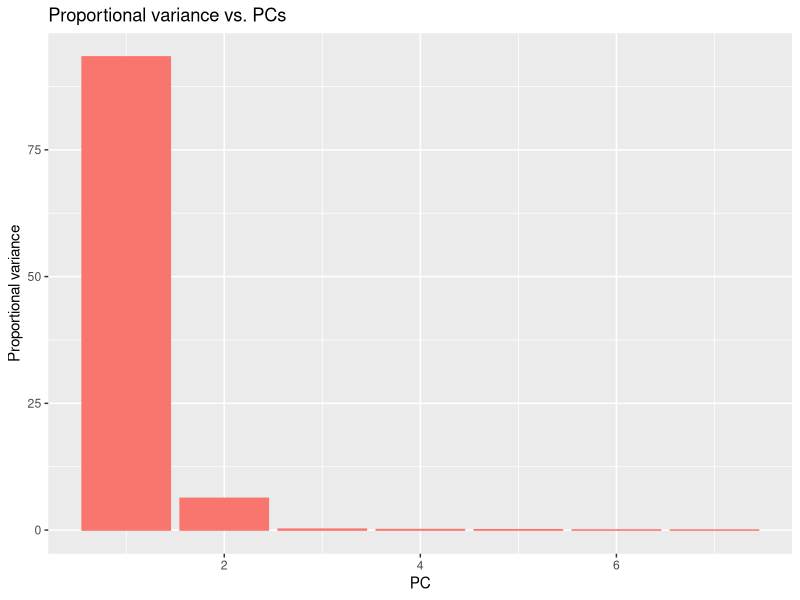
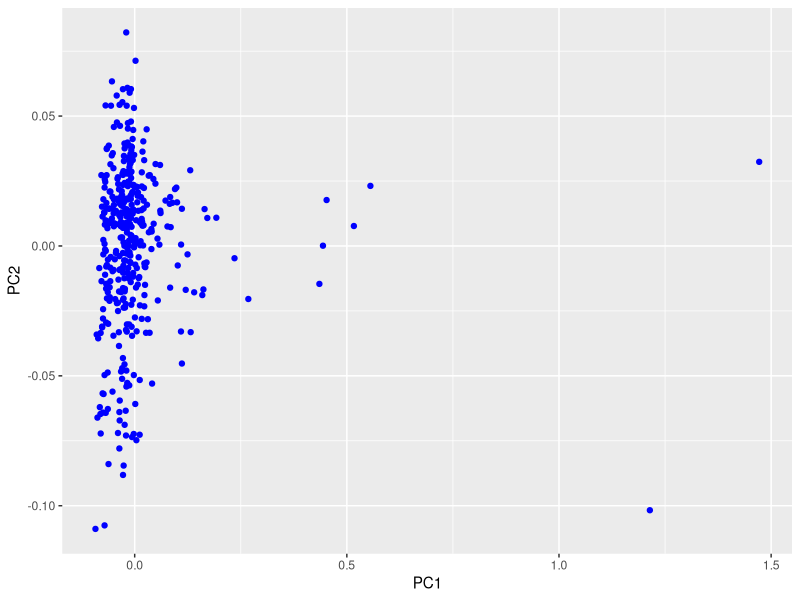
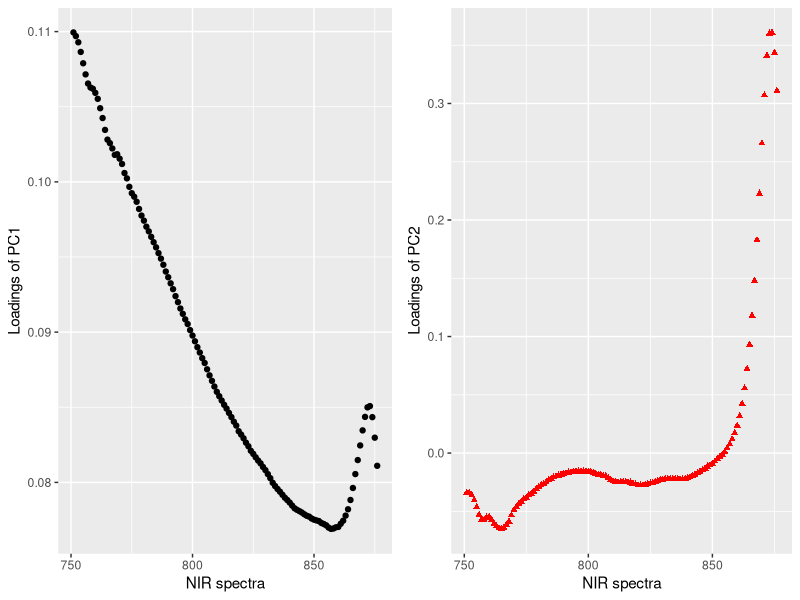
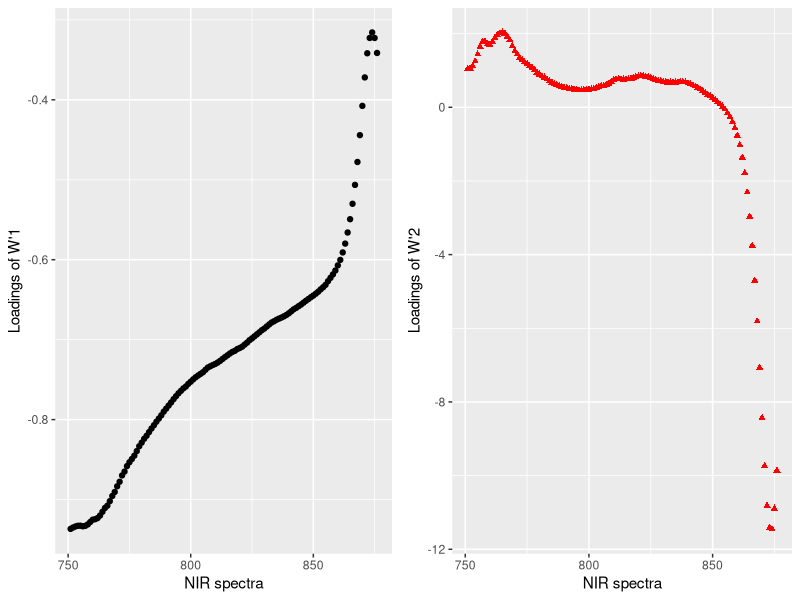
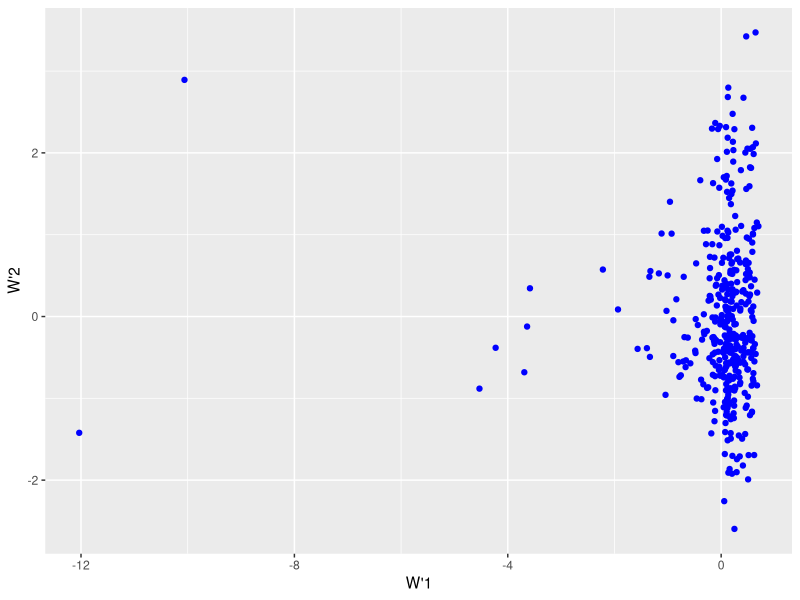

Recreate these plots in R, in order.
## ---- chunk 1
#-----------# 4: Principal components #-----------#

# Requirements (only for plotting)
require("gridExtra")
require("ggplot2")
require("MASS")

# Import data
OrigSpectra <- read.csv2("NIRSpectra.csv")
spectra <- OrigSpectra 
spectra$Viscosity = c() # Remove target so it does not get interpreted as a predictor
# Perform PCA
PCA=prcomp(spectra)
lambda=PCA$sdev^2
#screeplot(PCA, main = "Variance of PCA components in descending order") # presents variation itself, not proportional!
pr_var <- lambda/sum(lambda)*100
#sprintf("%2.3f",pr_var) # proportion of variation  
x = 1:7
var = pr_var[x]
DF <- data.frame(x, var) # Convert to data frame
ggplot(data=NULL) + geom_col(data = DF, aes(x=x, y=var, fill="red", colour = "red"))+labs(title="Proportional variance vs. PCs" ,x="PC", y="Proportional variance") +theme(legend.position="none")
PC1_PC2_var = sum((lambda/sum(lambda)*100)[1:2]) # -> 99.64 % of variation is contained in PC1 and PC2
## ---- chunk 2
# Plot in coordinates of PC1 and PC2
PC1 = PCA$x[,1]
PC2 = PCA$x[,2]
PCsubset = data.frame(PC1, PC2) # Data projected along PC components
ggplot(data= PCsubset, aes(x = PC1, y = PC2)) + geom_point(col = "blue")
## ---- chunk 3
# Trace plots
L1 = PCA$rotation[,1]
L2 = PCA$rotation[,2]
L <- data.frame(L1, L2)
p1 <- ggplot(data=L, aes(x=seq_along(L1)+750,y=L1))+geom_point(col = "black")+labs(x="NIR spectra", y="Loadings of PC1")
p2 <- ggplot(data=L, aes(x=seq_along(L2)+750,y=L2))+geom_point(col = "red", shape = "triangle")+labs(x="NIR spectra", y="Loadings of PC2")
grid.arrange(p1,p2,ncol = 2)
## ---- chunk 4
# Fast ICA.
require("fastICA")
set.seed(12345)
X = as.matrix(spectra)

ICA <- fastICA(X, n.comp = 2, fun = c("logcosh","exp"), alpha = 1.0, method = "R", row.norm = FALSE, maxit = 200, tol = 1e-04, verbose = FALSE, w.init = NULL)
W_prime = ICA$K%*%ICA$W
W1 = W_prime[,1]
W2 = W_prime[,2]
DF = data.frame(W1,W2)
p3 <- ggplot(data=DF, aes(x=seq_along(W1)+750,y=W1))+geom_point(col = "black")+labs(x="NIR spectra", y="Loadings of W'1")
p4 <- ggplot(data=DF, aes(x=seq_along(W2)+750,y=W2))+geom_point(col = "red", shape = "triangle")+labs(x="NIR spectra", y="Loadings of W'2")
grid.arrange(p3,p4, ncol = 2)
## ---- chunk 5
# Score plots in W´ space
IC1 = ICA$S[,1]
IC2 = ICA$S[,2]
ICsubset = data.frame(IC1, IC2) # Data projected along IC components
ggplot(data= ICsubset, aes(x = IC1, y = IC2)) + geom_point(col = "blue")+ labs(x="W'1", y ="W'2")
